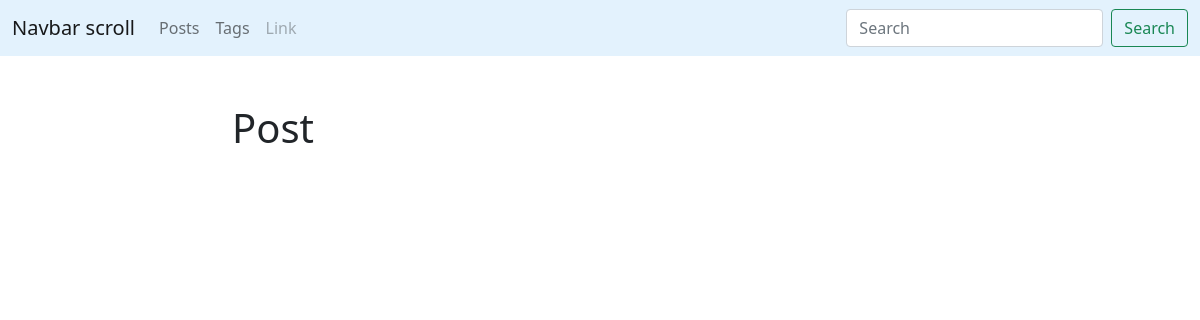
Page /blog/ on the earlier database version.
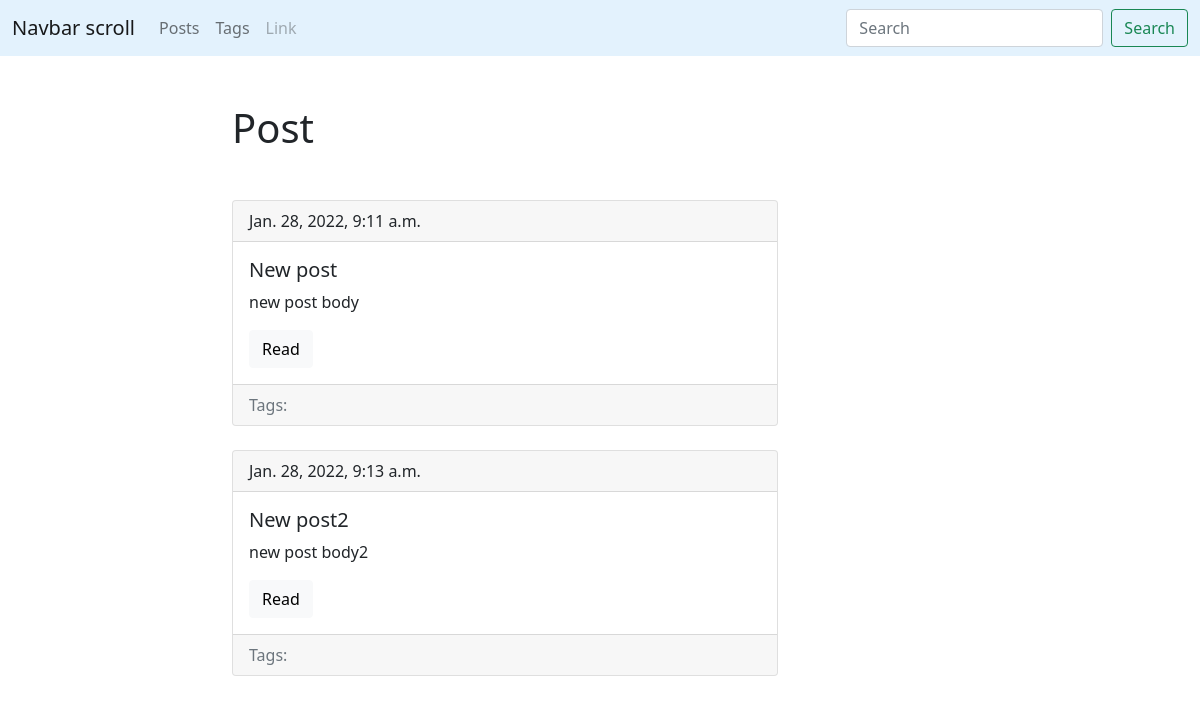
Same page on the later database version.
### blog/models.py (models this page shows, shortened)
class Post(models.Model):
    title = models.CharField(max_length=150, db_index=True)
    slug = models.SlugField(max_length=150, unique=True)
    body = models.TextField(blank=True, db_index=True)
    tags = models.ManyToManyField('Tag', blank=True, related_name='posts')
    date_pub = models.DateTimeField(auto_now_add=True)

### blog/views.py (the view)
# urls.py: path('', post_list, name='post_list_url'),
def post_list(request):
    posts = Post.objects.all()
    return render(request, 'blog/index.html', context={'posts': posts})

### blog/templates/blog/index.html (shortened to what this page needs)
{% extends 'blog/base_blog.html' %}
      {% block content %}
        <h1 class="mb-5">Post</h1>
    {% for post in posts %}
            {% include 'blog/includes/post_card_template.html' %}
    {% endfor %}
{% endblock %}

### blog/templates/blog/base_blog.html
{% extends 'base.html' %}

### templates/base.html (shortened to what this page needs)
<!DOCTYPE html>
<html lang="en">
<head>
    <link href="https://cdn.jsdelivr.net/npm/bootstrap@5.1.3/dist/css/bootstrap.min.css" rel="stylesheet">
</head>
<body>
<nav class="navbar navbar-expand-lg navbar-light" style="background-color: #e3f2fd;">
  <div class="container-fluid">
    <a class="navbar-brand" href="#">Navbar scroll</a>
    <div class="collapse navbar-collapse" id="navbarScroll">
      <ul class="navbar-nav me-auto my-2 my-lg-0 navbar-nav-scroll" style="--bs-scroll-height: 100px;">
        <li class="nav-item">
          <a class="nav-link " href="{% url 'post_list_url' %}">Posts</a>
        </li>
        <li class="nav-item">
          <a class="nav-link" href="{% url 'tags_list_url' %}">Tags</a>
        </li>
        <li class="nav-item">
          <a class="nav-link disabled">Link</a>
        </li>
      </ul>
      <form class="d-flex">
        <input class="form-control me-2" type="search" placeholder="Search" aria-label="Search">
        <button class="btn btn-outline-success" type="submit">Search</button>
      </form>
    </div>
  </div>
</nav>
<div class="container mt-5">
    <div class="row">
        <div class="col-6 offset-md-2">
     {% block content %}{% endblock %}
        </div>
    </div>
</div>
</body>
</html>

### blog/templates/blog/includes/post_card_template.html (shortened to what this page needs)
   <div class="card mb-4">
  <div class="card-header">
    {{ post.date_pub }}
  </div>
  <div class="card-body">
    <h5 class="card-title">{{ post.title }}</h5>
    <p class="card-text">{{ post.body|truncatewords:15 }}</p>
    <a href="{{ get_absolute_url }}" class="btn btn-light">Read</a>
  </div>
     <div class="card-footer text-muted">
    Tags:
  </div>
</div>

Differences in the rows shown:
added Post: date_pub "Jan. 28, 2022, 9:11 a.m.", title "New post", body "new post body"
added Post: date_pub "Jan. 28, 2022, 9:13 a.m.", title "New post2", body "new post body2"
